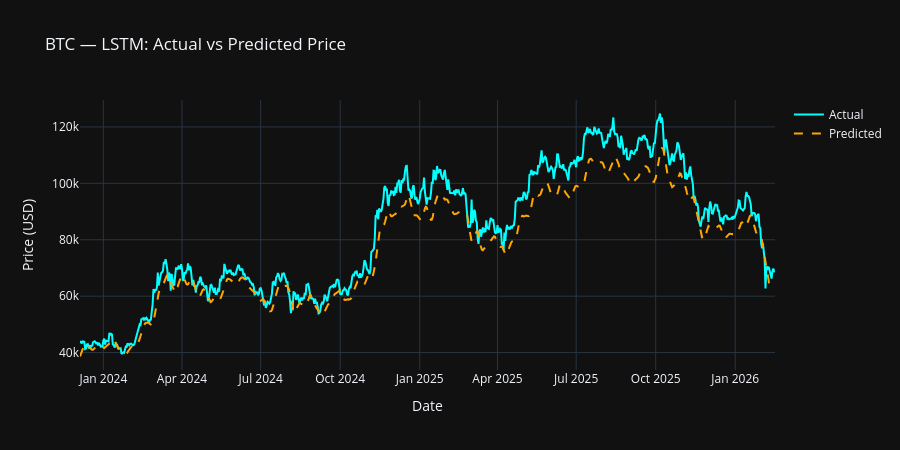

This figure's notebook cell:
### Code cell
lstm_dates = df['Date'].values[SEQ_LEN + split:]

fig = go.Figure()
fig.add_trace(go.Scatter(x=lstm_dates, y=y_actual.flatten(),    name='Actual',    line=dict(color='cyan',   width=2)))
fig.add_trace(go.Scatter(x=lstm_dates, y=y_pred_lstm.flatten(), name='Predicted', line=dict(color='orange', width=2, dash='dash')))
fig.update_layout(
    title=f'{COIN} — LSTM: Actual vs Predicted Price',
    xaxis_title='Date', yaxis_title='Price (USD)',
    template='plotly_dark', height=450
)
fig.show()

### Figure 1 — Plotly figure (JSON) as saved in the notebook; plotly's stock layout.template omitted (floating-point values rounded to 4 significant figures; data arrays with more than 128 entries replaced by an {"elided": "..."} marker saying what was removed)
{"data": [{"line": {"color": "cyan", "width": 2}, "name": "Actual", "type": "scatter", "x": {"elided": "805 str values"}, "y": {"elided": "805 float values"}}, {"line": {"color": "orange", "dash": "dash", "width": 2}, "name": "Predicted", "type": "scatter", "x": {"elided": "805 str values"}, "y": {"elided": "805 float values"}}], "layout": {"height": 450, "title": {"text": "BTC — LSTM: Actual vs Predicted Price"}, "xaxis": {"title": {"text": "Date"}}, "yaxis": {"title": {"text": "Price (USD)"}}}}
